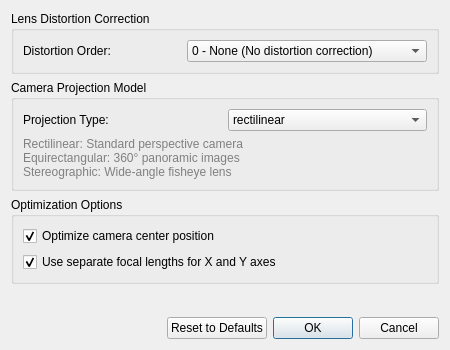
<?xml version="1.0" encoding="UTF-8"?>
<ui version="4.0">
 <class>CameraParametersDialog</class>
 <widget class="QDialog" name="CameraParametersDialog">
  <property name="geometry">
   <rect>
    <x>0</x>
    <y>0</y>
    <width>450</width>
    <height>350</height>
   </rect>
  </property>
  <property name="windowTitle">
   <string>Camera Calibration Parameters</string>
  </property>
  <property name="modal">
   <bool>true</bool>
  </property>
  <layout class="QVBoxLayout" name="verticalLayout">
   <item>
    <widget class="QGroupBox" name="groupBox_distortion">
     <property name="title">
      <string>Lens Distortion Correction</string>
     </property>
     <layout class="QVBoxLayout" name="verticalLayout_2">
      <item>
       <layout class="QHBoxLayout" name="horizontalLayout_distortion">
        <item>
         <widget class="QLabel" name="label_distortion">
          <property name="text">
           <string>Distortion Order:</string>
          </property>
          <property name="minimumSize">
           <size>
            <width>100</width>
            <height>0</height>
           </size>
          </property>
         </widget>
        </item>
        <item>
         <widget class="QComboBox" name="comboBox_distortion">
          <item>
           <property name="text">
            <string>0 - None (No distortion correction)</string>
           </property>
          </item>
          <item>
           <property name="text">
            <string>1 - First Order (Linear distortion)</string>
           </property>
          </item>
          <item>
           <property name="text">
            <string>2 - Second Order (Quadratic distortion)</string>
           </property>
          </item>
          <item>
           <property name="text">
            <string>3 - Third Order (Cubic distortion)</string>
           </property>
          </item>
         </widget>
        </item>
       </layout>
      </item>
     </layout>
    </widget>
   </item>
   <item>
    <widget class="QGroupBox" name="groupBox_projection">
     <property name="title">
      <string>Camera Projection Model</string>
     </property>
     <layout class="QVBoxLayout" name="verticalLayout_3">
      <item>
       <layout class="QHBoxLayout" name="horizontalLayout_projection">
        <item>
         <widget class="QLabel" name="label_projection">
          <property name="text">
           <string>Projection Type:</string>
          </property>
          <property name="minimumSize">
           <size>
            <width>100</width>
            <height>0</height>
           </size>
          </property>
         </widget>
        </item>
        <item>
         <widget class="QComboBox" name="comboBox_projection">
          <item>
           <property name="text">
            <string>rectilinear</string>
           </property>
          </item>
          <item>
           <property name="text">
            <string>equirectangular</string>
           </property>
          </item>
          <item>
           <property name="text">
            <string>stereographic</string>
           </property>
          </item>
         </widget>
        </item>
       </layout>
      </item>
      <item>
       <widget class="QLabel" name="label_projection_help">
        <property name="text">
         <string>Rectilinear: Standard perspective camera
Equirectangular: 360° panoramic images  
Stereographic: Wide-angle fisheye lens</string>
        </property>
        <property name="styleSheet">
         <string>color: gray; font-size: 9pt;</string>
        </property>
        <property name="wordWrap">
         <bool>true</bool>
        </property>
       </widget>
      </item>
     </layout>
    </widget>
   </item>
   <item>
    <widget class="QGroupBox" name="groupBox_optimization">
     <property name="title">
      <string>Optimization Options</string>
     </property>
     <layout class="QVBoxLayout" name="verticalLayout_4">
      <item>
       <widget class="QCheckBox" name="checkBox_centers">
        <property name="text">
         <string>Optimize camera center position</string>
        </property>
        <property name="checked">
         <bool>true</bool>
        </property>
       </widget>
      </item>
      <item>
       <widget class="QCheckBox" name="checkBox_separate_xy">
        <property name="text">
         <string>Use separate focal lengths for X and Y axes</string>
        </property>
        <property name="checked">
         <bool>true</bool>
        </property>
       </widget>
      </item>
     </layout>
    </widget>
   </item>
   <item>
    <spacer name="verticalSpacer">
     <property name="orientation">
      <enum>Qt::Vertical</enum>
     </property>
     <property name="sizeHint" stdset="0">
      <size>
       <width>20</width>
       <height>20</height>
      </size>
     </property>
    </spacer>
   </item>
   <item>
    <layout class="QHBoxLayout" name="horizontalLayout_buttons">
     <item>
      <spacer name="horizontalSpacer">
       <property name="orientation">
        <enum>Qt::Horizontal</enum>
       </property>
       <property name="sizeHint" stdset="0">
        <size>
         <width>40</width>
         <height>20</height>
        </size>
       </property>
      </spacer>
     </item>
     <item>
      <widget class="QPushButton" name="pushButton_reset">
       <property name="text">
        <string>Reset to Defaults</string>
       </property>
      </widget>
     </item>
     <item>
      <widget class="QPushButton" name="pushButton_ok">
       <property name="text">
        <string>OK</string>
       </property>
       <property name="default">
        <bool>true</bool>
       </property>
      </widget>
     </item>
     <item>
      <widget class="QPushButton" name="pushButton_cancel">
       <property name="text">
        <string>Cancel</string>
       </property>
      </widget>
     </item>
    </layout>
   </item>
  </layout>
 </widget>
 <resources/>
 <connections>
  <connection>
   <sender>pushButton_ok</sender>
   <signal>clicked()</signal>
   <receiver>CameraParametersDialog</receiver>
   <slot>accept()</slot>
   <hints>
    <hint type="sourcelabel">
     <x>343</x>
     <y>317</y>
    </hint>
    <hint type="destinationlabel">
     <x>224</x>
     <y>174</y>
    </hint>
   </hints>
  </connection>
  <connection>
   <sender>pushButton_cancel</sender>
   <signal>clicked()</signal>
   <receiver>CameraParametersDialog</receiver>
   <slot>reject()</slot>
   <hints>
    <hint type="sourcelabel">
     <x>411</x>
     <y>317</y>
    </hint>
    <hint type="destinationlabel">
     <x>224</x>
     <y>174</y>
    </hint>
   </hints>
  </connection>
 </connections>
</ui>
